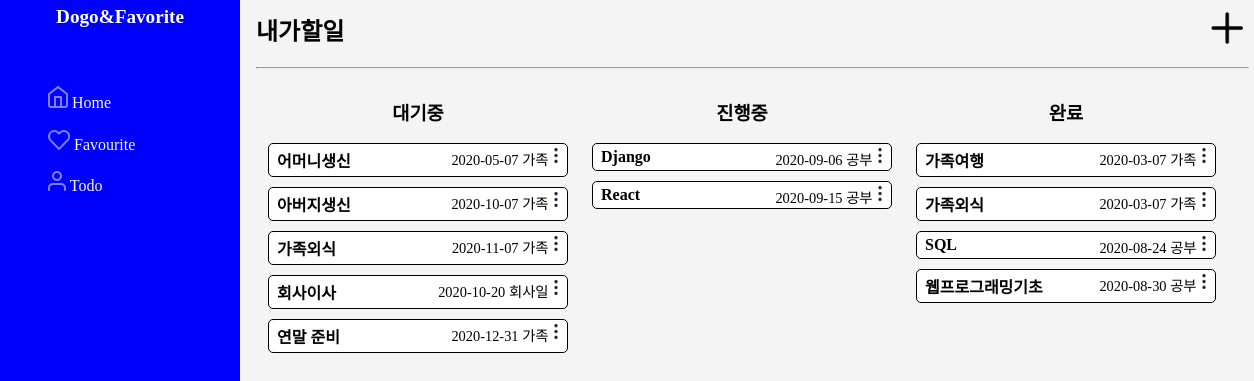
The app's page /second/todo, older data.
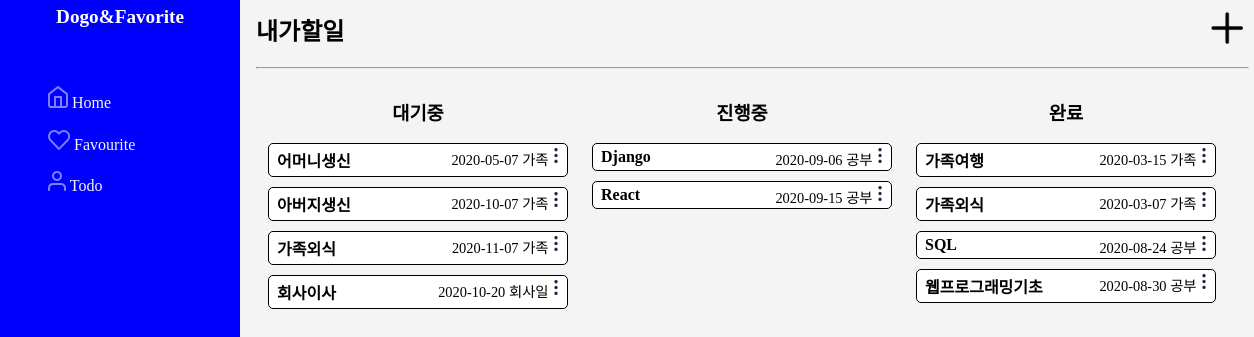
The same page, newer data.
### second/models.py (models this page shows)
class Todo(models.Model):
    STATUS_LIST=[
        ('Pending', '할일'),
        ('Inprogress', '진행중'),
        ('End', '완료'),
    ]
    seq = models.AutoField(primary_key = True)
    name = models.CharField(max_length=50)
    status = models.CharField(max_length=10, choices=STATUS_LIST)
    reg_date = models.DateField(auto_now_add = True)
    end_date = models.DateField()
    del_yn = models.BooleanField(default=False)
    group = models.ForeignKey(TodoGroup, on_delete = models.CASCADE)

class TodoGroup(models.Model):
    seq = models.AutoField(primary_key = True)
    name = models.CharField(max_length=50)
    reg_date = models.DateField(auto_now_add=True)
    del_yn = models.BooleanField(default=False)
    def __str__(self):
        return self.name

### second/views.py (the view)
# urls.py: path('todo', views.todo, name='todos'),
def todo(request):
    todos_pending = Todo.objects.filter(status='Pending')
    todos_inprogress = Todo.objects.filter(status='Inprogress')
    todos_end = Todo.objects.filter(status='End')
    return render(request, 'second/todos.html', {
        'todos_pending' : todos_pending,
        'todos_inprogress' : todos_inprogress,
        'todos_end' : todos_end
    })

### second/templates/second/todos.html (shortened to what this page needs)
{% extends 'second/layout.html' %}
{% block content %}
{% load static %}
<div id="content-block">
<h2>내가할일<span class='right-content'><a href="{% url 'second:todo_add' %}"><img src="{% static 'second/icon_add.png' %}"/></a></span></h2>
<hr>
<div class='item-box-enclose-3'>
    <h3 class='center'>대기중</h3>
        {% for todo in todos_pending %}
        <div class='item-box' id='item-box-{{ todo.seq }}'>
            <span class='headline-small'><a href="{% url 'second:todo_detail' todo.seq %}">{{ todo.name }}</a></span>
            <div class='right-content'>
            {{ todo.end_date|date:"Y-m-d" }}
            {{ todo.group }}
                <div class='item-box-image'>
                    <img src="{% static 'second/icon_more.png' %}"  id= 'item-box-{{todo.seq}}-image' style='height:1em;'/>
                </div>
           </div>
        </div>
        {% endfor %}
</div>
<div class='item-box-enclose-3'>
    <h3 class='center'>진행중</h3>
    {% for todo in todos_inprogress %}
        <div class='item-box' id='item-box-{{ todo.seq }}'>
            <span class='headline-small'><a href="{% url 'second:todo_detail' todo.seq %}">{{ todo.name }}</a></span>
            <div class='right-content'>
            {{ todo.end_date|date:"Y-m-d" }}
            {{ todo.group }}
                <div class='item-box-image'>
                    <img src="{% static 'second/icon_more.png' %}"  id= 'item-box-{{todo.seq}}-image' style='height:1em;'/>
                </div>
            </div>
    </div>
    {% endfor %}
</div>
<div class='item-box-enclose-3'>
    <h3 class='center'>완료</h3>
    {% for todo in todos_end %}
        <div class='item-box' id='item-box-{{ todo.seq }}'>
            <span class='headline-small'><a href="{% url 'second:todo_detail' todo.seq %}">{{ todo.name }}</a></span>
            <div class='right-content'>
            {{ todo.end_date|date:"Y-m-d" }}
            {{ todo.group }}
                <div class='item-box-image'>
                    <img src="{% static 'second/icon_more.png' %}"  id= 'item-box-{{todo.seq}}-image' style='height:1em;'/>
                </div>
            </div>
        </div>
    {% endfor %}
</div>
</div>
{% endblock %}

Row changes from the older to the newer data that the page shows:
removed Todo: name "연말 준비", end_date "2020-12-31", group "가족", shown under "대기중"
changed Todo "가족여행": end_date "2020-03-07" → "2020-03-15"
